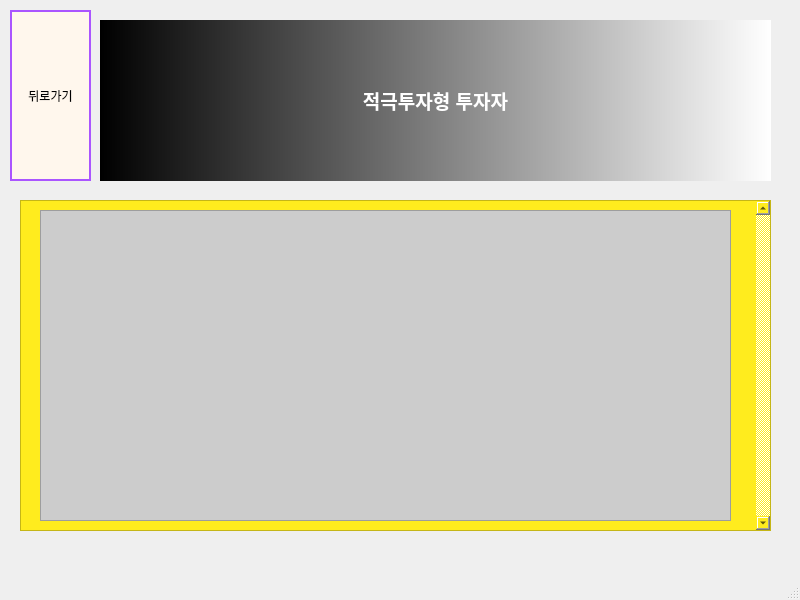
<?xml version="1.0" encoding="UTF-8"?>
<ui version="4.0">
 <class>MainWindow</class>
 <widget class="QMainWindow" name="MainWindow">
  <property name="geometry">
   <rect>
    <x>0</x>
    <y>0</y>
    <width>800</width>
    <height>600</height>
   </rect>
  </property>
  <property name="windowTitle">
   <string>MainWindow</string>
  </property>
  <property name="styleSheet">
   <string notr="true">background-color: qconicalgradient(cx:0.5, cy:0.5, angle:0, stop:0 rgba(35, 40, 3, 255), stop:0.16 rgba(136, 106, 22, 255), stop:0.225 rgba(166, 140, 41, 255), stop:0.285 rgba(204, 181, 74, 255), stop:0.345 rgba(235, 219, 102, 255), stop:0.415 rgba(245, 236, 112, 255), stop:0.52 rgba(209, 190, 76, 255), stop:0.57 rgba(187, 156, 51, 255), stop:0.635 rgba(168, 142, 42, 255), stop:0.695 rgba(202, 174, 68, 255), stop:0.75 rgba(218, 202, 86, 255), stop:0.815 rgba(208, 187, 73, 255), stop:0.88 rgba(187, 156, 51, 255), stop:0.935 rgba(137, 108, 26, 255), stop:1 rgba(35, 40, 3, 255));</string>
  </property>
  <widget class="QWidget" name="centralwidget">
   <widget class="QLabel" name="label">
    <property name="geometry">
     <rect>
      <x>100</x>
      <y>20</y>
      <width>671</width>
      <height>161</height>
     </rect>
    </property>
    <property name="styleSheet">
     <string notr="true">background-color: qlineargradient(spread:pad, x1:0, y1:0, x2:1, y2:0, stop:0 rgba(0, 0, 0, 255), stop:1 rgba(255, 255, 255, 255));
border-radius: 25Px;</string>
    </property>
    <property name="text">
     <string>&lt;html&gt;&lt;head/&gt;&lt;body&gt;&lt;p align=&quot;center&quot;&gt;&lt;span style=&quot; font-size:14pt; font-weight:600; color:#ffffff;&quot;&gt;적극투자형 투자자&lt;/span&gt;&lt;/p&gt;&lt;/body&gt;&lt;/html&gt;</string>
    </property>
   </widget>
   <widget class="QTextBrowser" name="textBrowser">
    <property name="geometry">
     <rect>
      <x>20</x>
      <y>200</y>
      <width>751</width>
      <height>331</height>
     </rect>
    </property>
    <property name="styleSheet">
     <string notr="true">
background-color: rgb(255, 236, 30);</string>
    </property>
    <property name="verticalScrollBarPolicy">
     <enum>Qt::ScrollBarAlwaysOn</enum>
    </property>
    <property name="html">
     <string>&lt;!DOCTYPE HTML PUBLIC &quot;-//W3C//DTD HTML 4.0//EN&quot; &quot;http://www.w3.org/TR/REC-html40/strict.dtd&quot;&gt;
&lt;html&gt;&lt;head&gt;&lt;meta name=&quot;qrichtext&quot; content=&quot;1&quot; /&gt;&lt;style type=&quot;text/css&quot;&gt;
p, li { white-space: pre-wrap; }
&lt;/style&gt;&lt;/head&gt;&lt;body style=&quot; font-family:'Gulim'; font-size:9pt; font-weight:400; font-style:normal;&quot;&gt;
&lt;p style=&quot;-qt-paragraph-type:empty; margin-top:0px; margin-bottom:0px; margin-left:0px; margin-right:0px; -qt-block-indent:0; text-indent:0px;&quot;&gt;&lt;br /&gt;&lt;/p&gt;&lt;/body&gt;&lt;/html&gt;</string>
    </property>
   </widget>
   <widget class="QTableWidget" name="tableWidget">
    <property name="geometry">
     <rect>
      <x>40</x>
      <y>210</y>
      <width>691</width>
      <height>311</height>
     </rect>
    </property>
    <property name="styleSheet">
     <string notr="true">background-color: rgb(204, 204, 204);</string>
    </property>
   </widget>
   <widget class="QPushButton" name="pushButton">
    <property name="enabled">
     <bool>true</bool>
    </property>
    <property name="geometry">
     <rect>
      <x>10</x>
      <y>10</y>
      <width>81</width>
      <height>171</height>
     </rect>
    </property>
    <property name="styleSheet">
     <string notr="true">QPushButton{
	background-color: rgb(255, 247, 237);
	gridline-color: rgb(170, 85, 255);
	border-radius: 25Px;
	border: 2px solid rgb(170, 85, 255);
}
QPushButton:hover{
	
	background-color: rgb(255, 187, 255);
	color: rgb(255, 255, 255);
}
QPushButton:pressed{
	background-color: rgb(170, 170, 255);

}</string>
    </property>
    <property name="text">
     <string>뒤로가기</string>
    </property>
    <property name="checkable">
     <bool>false</bool>
    </property>
    <property name="autoDefault">
     <bool>false</bool>
    </property>
   </widget>
  </widget>
  <widget class="QMenuBar" name="menubar">
   <property name="geometry">
    <rect>
     <x>0</x>
     <y>0</y>
     <width>800</width>
     <height>26</height>
    </rect>
   </property>
  </widget>
  <widget class="QStatusBar" name="statusbar"/>
 </widget>
 <resources/>
 <connections/>
</ui>
